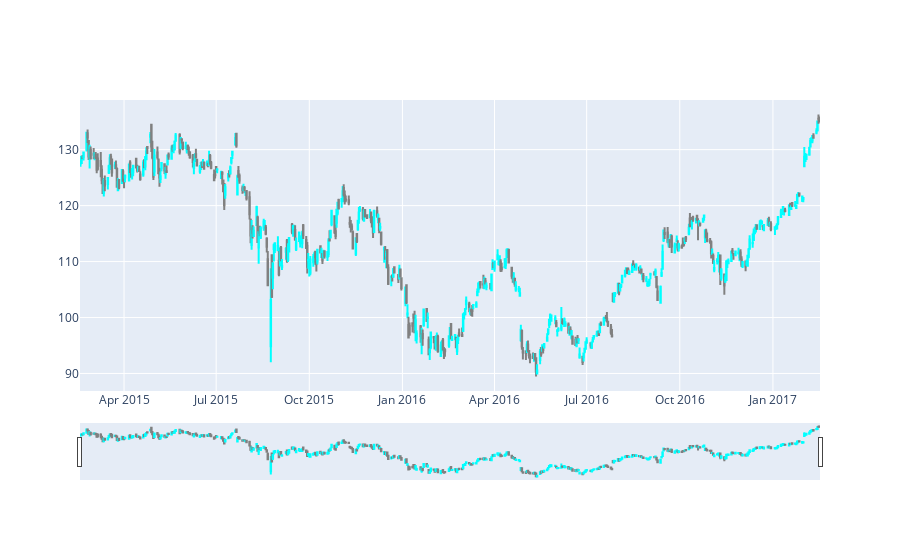

The notebook cell saved with this chart:
### Code cell
import plotly.graph_objects as go
import pandas as pd

df = pd.read_csv('https://raw.githubusercontent.com/plotly/datasets/master/finance-charts-apple.csv')

fig = go.Figure(data=[go.Candlestick(
    x=df['Date'],
    open=df['AAPL.Open'], high=df['AAPL.High'],
    low=df['AAPL.Low'], close=df['AAPL.Close'],
    increasing_line_color= 'cyan', decreasing_line_color= 'gray'
)])

fig.show()

### Figure 1 — Plotly figure (JSON) as saved in the notebook; plotly's stock layout.template omitted (floating-point values rounded to 4 significant figures; data arrays with more than 128 entries replaced by an {"elided": "..."} marker saying what was removed)
{"data": [{"close": {"elided": "506 float values"}, "decreasing": {"line": {"color": "gray"}}, "high": {"elided": "506 float values"}, "increasing": {"line": {"color": "cyan"}}, "low": {"elided": "506 float values"}, "open": {"elided": "506 float values"}, "type": "candlestick", "x": {"elided": "506 str values"}}], "layout": {}}
